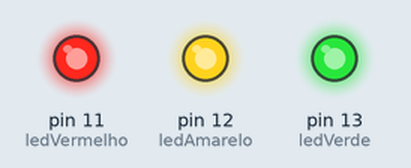
Bench run of a sketch on a simulated Arduino Uno, built with avr-gcc and run on an emulated ATmega328P. Parts: output pins drawn as LEDs (lit = HIGH).

Above: at 0.1 s.
Timing chart, 0 to 1.6 s (numbered marks = the images above):
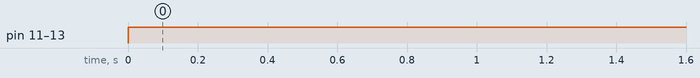

Measured:
- by itself, pin 11 (ledVermelho), pin 12 (ledAmarelo), pin 13 (ledVerde): LOW → HIGH at 0.00 s

The sketch:

arduino_leds1.ino
```cpp
// C++ code
//

int ledVerde = 13;
int ledAmarelo = 12;
int ledVermelho = 11;

void setup()
{
  pinMode(ledVerde, OUTPUT);
  pinMode(ledAmarelo, OUTPUT);
  pinMode(ledVermelho, OUTPUT);
}

void loop()
{
  digitalWrite(ledVerde, HIGH);
  digitalWrite(ledAmarelo, HIGH);
  digitalWrite(ledVermelho, HIGH);
  delay(500); // Wait for 1000 millisecond(s)
   digitalWrite(ledVerde, HIGH);
  digitalWrite(ledAmarelo, HIGH);
  digitalWrite(ledVermelho, HIGH);
  delay(500); // Wait for 1000 millisecond(s)
}
```
